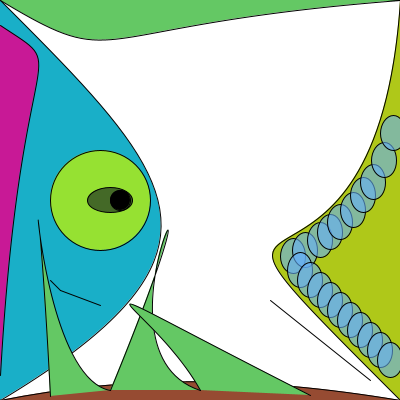
Frame 1 (no input)
Frame 60 (the mouse pressed at the canvas centre just before this capture): identical to frame 1, image omitted
Frame 120 (the mouse held since frame 60 and released just before this capture): identical to frame 1, image omitted

The Processing sketch that drew this single still picture (run headless with seeded random() and noise(); from frame 60 on, the mouse is pressed at the canvas centre):

// Processing sketch: processing_14171
// ── processing_14171.pde

float x;
float y;
float size = 40.0;

void setup(){
size(400,400);       // Setting the size of the background
background(255); // Setting the background to white
smooth();
frameRate(30);



fill(25,175,200);
line(0, 0, 0, 400);
line(0, 0, 400, 0);
bezier(0, 0, 175, 175, 250, 250, 0, 400);

fill(175,200,25);
bezier(400, 0, 375, 375, 125, 125, 400, 400);

fill(100,200,100);
bezier(400, 0, 75, 25, 125, 75, 0, 0);

fill(150, 75, 50);
bezier(0, 400, 125, 375, 250, 375, 400, 400);

//fill(50, 125, 150);
//ellipse(175, 100, 50, 45);

//fill(10,150,170,150);
//rect(300, 300, 75, 25);
//fill(20,100,200,150);
//rect(290, 310, 75, 25);
//fill(30,150,170,150);
//rect(310, 290, 25, 75);
//fill(40,120,190,150);
//rect(280, 320, 75, 25);
//fill(10,150,120,150);
//rect(320, 280, 75, 25);
//fill(50,100,200,150);
//rect(270, 330, 25, 75);
//fill(60,175,125,150);
//rect(330, 270, 25, 75);
//fill(70,125,175,150);
//rect(300, 229, 75, 25);

fill(150, 225, 50);
ellipse(100, 200, 100, 100);

fill(10, 20, 30, 150);
ellipse(110, 200, 45, 25);

fill(0);
ellipse(120, 200, 20, 20);

fill(200, 25, 150);
bezier(0, 25, 75, 75, 20, 20, 0, 375);


line(100, 305, 60, 290);
line(60, 290, 50, 280);
//fill(25, 100, 200, 150); //bubbles
//ellipse(110, 300, 25, 15);
//ellipse(150, 50, 25, 25);
//ellipse(135, 125, 10, 10);
//ellipse(200, 180, 30, 30);
//fill(25, 110, 190, 140);
//ellipse(175, 205, 15, 15);
//ellipse(175, 225, 10, 10);
//ellipse(205, 145, 20, 20);
//ellipse(200, 75, 18, 18);



fill(100,200,100);
bezier(200, 390, 75, 350, 250, 50, 110, 390);
bezier(110, 390, 25, 375, 30, 10, 50, 396);

bezier(310, 395, 25, 250, 150, 300, 200, 390); 

fill(100, 175, 250, 150);
ellipse(293, 256, 25, 35);
ellipse(305, 250, 25, 35);
ellipse(320, 240, 25, 35);
ellipse(330, 232, 25, 35);
ellipse(340, 222, 25, 35);
ellipse(353, 210, 25, 35);
ellipse(363, 195, 25, 35);
ellipse(373, 182, 25, 35);
ellipse(384, 160, 25, 35);
ellipse(393, 133, 25, 35);

ellipse(300, 270, 25, 35);
ellipse(310, 280, 25, 35);
ellipse(320, 290, 25, 35);
ellipse(330, 300, 25, 35);
ellipse(340, 310, 25, 35);
ellipse(350, 320, 25, 35);
ellipse(360, 330, 25, 35);
ellipse(370, 340, 25, 35);
ellipse(380, 350, 25, 35);
ellipse(390, 360, 25, 35);








line(270, 300, 370, 380)

;
stroke (255,200,0);
  

}


void draw () 
{y = y + 0.8;
  
  if (y > width + size) {
    y = -size;
  } 

}

void mousePressed(){
  
  fill(random(0,255),random(0,255),random(0,255),random(0,255));
  ellipse(x+250, y=x, 25, 15);
  fill(random(0,255),random(0,255),random(0,255),random(0,255));
ellipse(150, 50, 25, 25);
fill(random(0,255),random(0,255),random(0,255),random(0,255));
ellipse(135, 125, 10, 10);
fill(random(0,255),random(0,255),random(0,255),random(0,255));
ellipse(200, 180, 30, 30);
fill(random(0,255),random(0,255),random(0,255),random(0,255));
ellipse(175, 205, 15, 15);
fill(random(0,255),random(0,255),random(0,255),random(0,255));
ellipse(175, 225, 10, 10);
fill(random(0,255),random(0,255),random(0,255),random(0,255));
ellipse(205, 145, 20, 20);
fill(random(0,255),random(0,255),random(0,255),random(0,255));
ellipse(200, 75, 18, 18);
fill(random(0,255),random(0,255),random(0,255),random(0,255));
ellipse(175, 100, 50, 45);}

void keyPressed(){
  translate(y, height/2-size/2);
   fill(random(0,255),random(0,255),random(0,255),random(0,255));
  ellipse(x+250, y=x, 25, 15);
  fill(random(0,255),random(0,255),random(0,255),random(0,255));
ellipse(150, 50, 25, 25);
fill(random(0,255),random(0,255),random(0,255),random(0,255));
ellipse(135, 125, 10, 10);
fill(random(0,255),random(0,255),random(0,255),random(0,255));
ellipse(200, 180, 30, 30);
fill(random(0,255),random(0,255),random(0,255),random(0,255));
ellipse(175, 205, 15, 15);
fill(random(0,255),random(0,255),random(0,255),random(0,255));
ellipse(175, 225, 10, 10);
fill(random(0,255),random(0,255),random(0,255),random(0,255));
ellipse(205, 145, 20, 20);
fill(random(0,255),random(0,255),random(0,255),random(0,255));
ellipse(200, 75, 18, 18);
fill(random(0,255),random(0,255),random(0,255),random(0,255));
ellipse(175, 100, 50, 45);}
